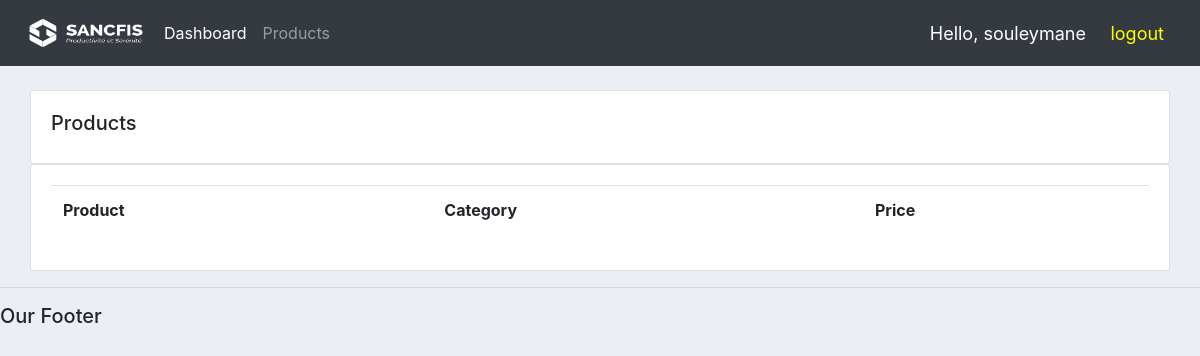
Before: /products/ (signed in) with the older database file.
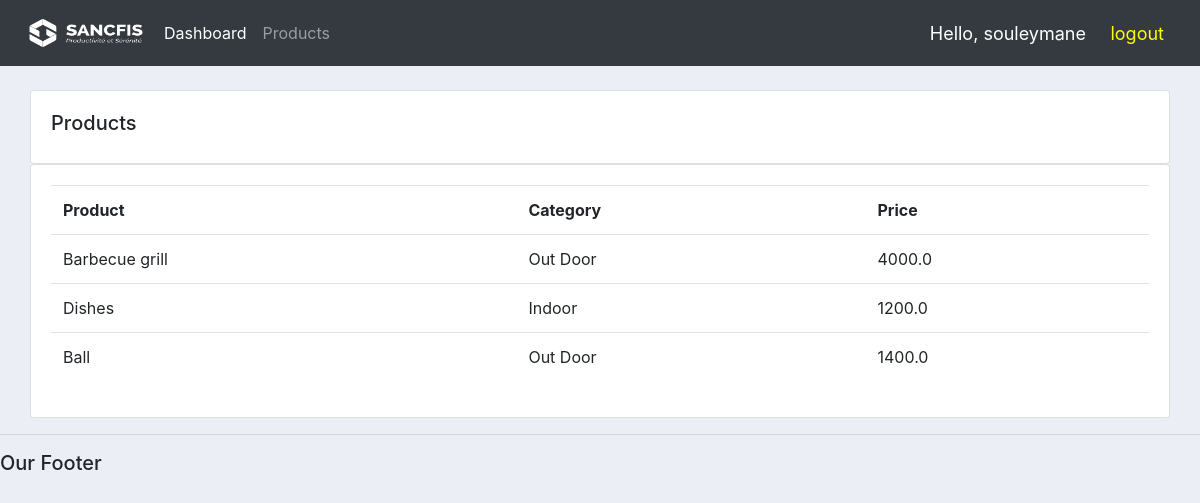
After: the same page with the newer database file.
### accounts/models.py (models this page shows, shortened)
class Product(models.Model):
    CATEGORY = (
        ('Indoor', 'Indoor'),
        ('Out Door', 'Out Door'),
    )
    name = models.CharField(max_length=200, null=True)
    price = models.FloatField(null=True)
    category = models.CharField(max_length=200, null=True, choices=CATEGORY)
    description = models.CharField(max_length=200, null=True, blank=True)
    date_created = models.DateTimeField(auto_now_add=True, null=True)
    tags = models.ManyToManyField(Tag)

### accounts/views/products.py (the view)
# urls.py: path('products/', products.products, name="products"),
@login_required(login_url='login')
def products(request):
    products = Product.objects.all()
    return render(request, 'accounts/products.html', {'products': products})

### accounts/templates/accounts/products.html
{% extends 'accounts/main.html' %}
{% block content %}
    <br>
    <div class="row">
        <div class="col">
            <div class="col-md">
                <div class=" card card-body">
                    <h5>Products</h5>
                </div>
                <div class="card card-body">
                    <table class="table">
                        <tr>
                            <th>Product</th>
                            <th>Category</th>
                            <th>Price</th>
                        </tr>
                        {% for product in products %}
                            <tr>
                                <td>{{ product.name }}</dt>
                                <td>{{ product.category }}</dt>
                                <td>{{ product.price }}</dt>
                            </tr>
                        {% endfor %}
                    </table>
                </div>
            </div>
        </div>
    </div>
{% endblock %}

Changed rows visible on the page:
added Product: name "Barbecue grill", category "Out Door", price "4000.0"
added Product: name "Dishes", category "Indoor", price "1200.0"
added Product: name "Ball", category "Out Door", price "1400.0"
